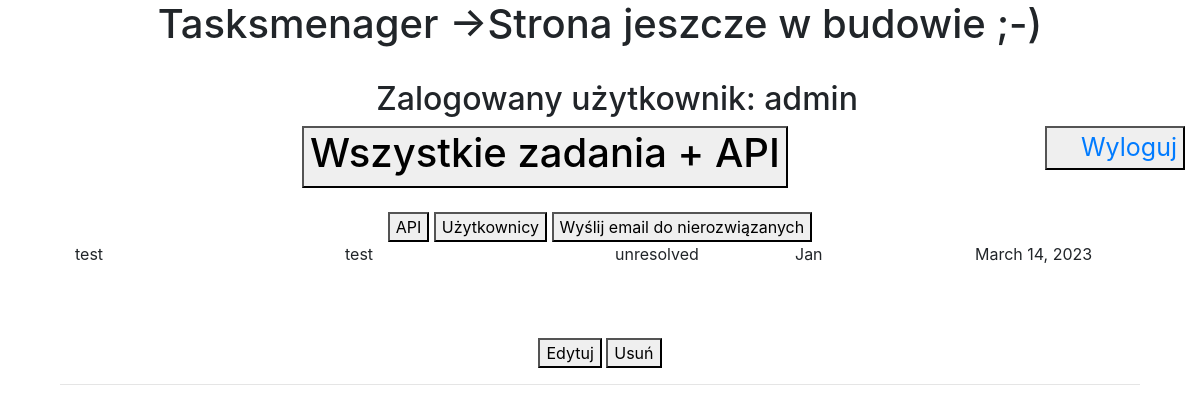
The page /taskdetails/4 (signed in) on the database its author committed.
### tasks/models.py (models this page shows)
class Task(models.Model):
    title = models.CharField(max_length=50)
    description = models.TextField()
    status = models.CharField(choices=TASK_STATUS, default='', max_length=30)
    user = models.ForeignKey(User, on_delete=models.CASCADE)
    expiry_date = models.DateField()
    class Meta:
        verbose_name = "Zadanie"
        verbose_name_plural = "Zadania"

### tasks/views.py (the view)
# urls.py: path('taskdetails/<id>', taskdetails, name='szczegoly'),
@login_required(login_url='login')
def taskdetails(request, id):
    task_details = Task.objects.get(pk=id)
    task_detail = Task.objects.get(id=task_details.pk)
    data = {'wybor_uzytkownika': task_details,
            'zadanie': task_detail}
    return render(request, 'taskdetails.html', data)

### tasks/templates/taskdetails.html
{% extends 'template.html' %}
{% load static %}
{% block taskdetails %}
    {% if zadanie %}
        <div class="col-lg-12">
            <div class="col-lg-3">
                {{zadanie.title}}
            </div>
            <div class="col-lg-3" style="-webkit-line-clamp: 10;">
                {{zadanie.description}}
            </div>
            <div class="col-lg-2">
                {{zadanie.status}}
            </div>
            <div class="col-lg-2">
                {{zadanie.user}}
            </div>
            <div class="col-lg-2">
                {{zadanie.expiry_date}}
            </div>
            <br>
            <br>
            <br>
            <br>
            <button>Edytuj</button>
            <button>Usuń</button>
            <hr>
        </div>
    {% endif %}
{% endblock taskdetails %}

### tasks/templates/template.html (shortened to what this page needs)
{% load static %}
<!DOCTYPE html>
<html lang="pl">
<head>
	<link rel="stylesheet" href="https://stackpath.bootstrapcdn.com/bootstrap/4.4.1/css/bootstrap.min.css">
	<link rel="stylesheet" href="{% static '/style.css' %}">
</head>
<body>
	<header>
		<div class="col-lg-12">
			<div class="info">
				<h1 class="categories-title">Tasksmenager ->Strona jeszcze w budowie ;-)</h1><br>
				<h2 id="hello-msg">&nbsp &nbsp Zalogowany użytkownik: {{request.user}}</h2>
			</div>
			<div class="logout">
				<button><a href="{% url 'logout' %}">&nbsp &nbsp Wyloguj</a></button>
			</div>
		</div>
	</header>
	<div class="container">
		<a href = "/tasks">
       		<button><h1> Wszystkie zadania + API </h1></button>
		</a>
		<br>
		<br>
		<a href = "/task/api">
			<button>API</button>
	 	</a>
		<a href = "/users">
			<button> Użytkownicy </button>
		</a>
		<button id="mail">Wyślij email do nierozwiązanych</button>
		{% block taskdetails %}   {% endblock taskdetails %}
	</div>
</body>
</html>

### tasks/static/style.css (style rules this page uses)
.container { text-align: center; }
.info { text-align: center; }
.logout { text-align: right; font-size: 25px; color: rgb(252, 60, 60); float: right; }
.col-lg-3 { text-align: left; float: left; display: -webkit-box; -webkit-line-clamp: 2; -webkit-box-orient: vertical; overflow: hidden; }
.col-lg-2 { text-align: left; float: left; display: -webkit-box; -webkit-line-clamp: 2; -webkit-box-orient: vertical; overflow: hidden; }

### rows shown on the page
Task: title "test", description "test", status "unresolved", user "Jan", expiry_date "March 14, 2023"

### other values the page prints
{{ request.user }} "admin"
